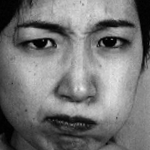
%> input picture images/im0002.tif, 150 x 150 px
$ octave --eval "result = desc_LDTP(imread('../images/im0002.tif'));"   (GNU Octave 9; MATLAB toolbox functions it lacks are replaced by stand-ins)
%> lines starting %> are read from the running program, lines starting %| are printed output that depends on the picture
function [ LDTP_hist, varargout ] = desc_LDTP( img, varargin )
    % DESC_LDTP applies Local Directional Texture Pattern
    %
    % INPUT:
    %   img - the region that the descriptor would be applied
    %   options -
    %               epsi - threshold value
    %               gridHist - [numRow, numCol]
    %                           or num (scalar) if numRow == numCol
    %               mode - 'nh' for normalized hist
    %
    % OUTPUT:
    %   LDTP_hist - feature histogram
    %   imgDesc - descriptor image
    %
    % ABOUT
    % Created:      9.4.2017
    % Last Update:  5.8.2018
    % Version:      1.0
    %
    % WHEN PUBLISHING A PAPER AS A RESULT OF RESEARCH CONDUCTED BY USING THIS CODE
    % OR ANY PART OF IT, MAKE A REFERENCE TO THE FOLLOWING PUBLICATIONS:
    %
    %   Cigdem Turan and Kin-Man Lam, “Histogram-based Local Descriptors for Facial
    %   Expression Recognition (FER): A comprehensive Study,” Journal of Visual
    %   Communication and Image Representation, 2018. doi: 10.1016/j.jvcir.2018.05.024
    %
    %
    % Copyright (c) 2018 Cigdem Turan
    % Department of Electronic and Information Engineering,
    % The Hong Kong Polytechnic University
    %
    % Permission is hereby granted, free of charge, to any person obtaining a copy
    % of this software and associated documentation files, to deal
    % in the Software without restriction, subject to the following conditions:
    %
    % The above copyright notice and this permission notice shall be included in
    % all copies or substantial portions of the Software.
    %
    % The Software is provided "as is", without warranty of any kind.
    %
    % August 2018

    if nargin == 2
        options = varargin{1};
    else
        options = struct;
    end

    if isfield(options,'epsi')
        epsi = options.epsi;
    else
        epsi = 15;
    end

    if isfield(options,'gridHist') && length(options.gridHist) == 2
        rowNum = options.gridHist(1);
        colNum = options.gridHist(2);
    elseif isfield(options,'gridHist') && length(options.gridHist) == 1
        rowNum = options.gridHist;
        colNum = options.gridHist;
    else
        rowNum = 1;
        colNum = 1;
    end

    %Kirsch Mask
    Kirsch=cell(8,1);
    Kirsch{1}=[-3 -3 5;-3 0 5;-3 -3 5];
    Kirsch{2}=[-3 5 5;-3 0 5;-3 -3 -3];
    Kirsch{3}=[5 5 5;-3 0 -3;-3 -3 -3];
    Kirsch{4}=[5 5 -3;5 0 -3;-3 -3 -3];
    Kirsch{5}=[5 -3 -3;5 0 -3;5 -3 -3];
    Kirsch{6}=[-3 -3 -3;5 0 -3;5 5 -3];
    Kirsch{7}=[-3 -3 -3;-3 0 -3;5 5 5];
    Kirsch{8}=[-3 -3 -3;-3 0 5;-3 5 5];

    maskResponses = zeros(size(img,1),size(img,2),8);
    for i = 1 : size(Kirsch,1)
    %     maskResponses.(['kirsch' num2str(i)]) = conv2(img,Kirsch{i},'same');
        maskResponses(:,:,i) = conv2(img,Kirsch{i},'same');
%         subplot(2,4,i); imshow(uint8(abs(maskResponses(:,:,i))));
    end

    maskResponsesAbs = abs(maskResponses)/8;

    [~, ind] = sort(maskResponsesAbs(2:end-1,2:end-1,:),3);
    prin1 = ind(:,:,1);
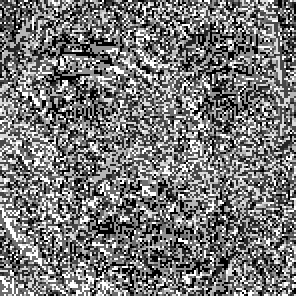
%> prin1: size 148x148 double (shown 2 times larger); min 1, max 8, mean 4.28; drawn with min black and max white
    prin2 = ind(:,:,2);
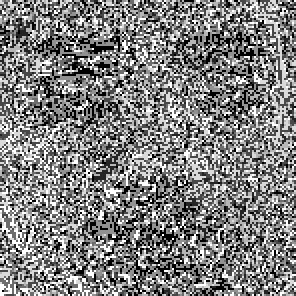
%> prin2: size 148x148 double (shown 2 times larger); min 1, max 8, mean 4.52; drawn with min black and max white

    linkList = {[2,3;2,1],[1,3;3,1],[1,2;3,2],[1,1;3,3],...
        [2,1;2,3],[3,1;1,3],[3,2;1,2],[3,3;1,1]};

    x_c = img(2:end-1,2:end-1,1);
    [rSize, cSize] = size(x_c);
%> rSize = 148; cSize = 148
    diffIntensity = zeros(rSize,cSize,8);

    for n = 1 : size(linkList,2)
        corner1 = linkList{n}(1,:);
        corner2 = linkList{n}(2,:);
        x_1 = img(corner1(1):corner1(1)+rSize-1,corner1(2):corner1(2)+cSize-1);
        x_2 = img(corner2(1):corner2(1)+rSize-1,corner2(2):corner2(2)+cSize-1);
        diffIntensity(:,:,n) = x_1 - x_2;
%         pattern = pattern + double(((x_1 - x_2) >= 0)) .* 2^(size(linkList,2)-n);
    end

    diffResP = zeros(rSize,cSize);
    diffResN = zeros(rSize,cSize);
    for d = 1 : 8
        diffResIns = diffIntensity(:,:,d);
        diffResP(prin1 == d) = diffResIns(prin1 == d);
        diffResN(prin2 == d) = diffResIns(prin2 == d);
    end
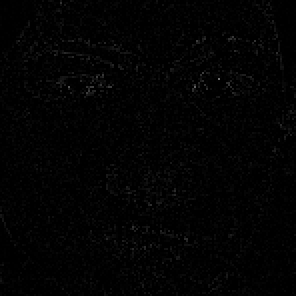
%> diffResN: size 148x148 double (shown 2 times larger); min 0, max 111, mean 2.7
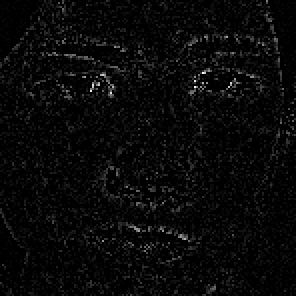
%> diffResP: size 148x148 double (shown 2 times larger); min 0, max 75, mean 2.7; drawn with min black and max white

    diffResP(diffResP <= epsi & diffResP >= -epsi) = 0;
    diffResP(diffResP < -epsi) = 1;
    diffResP(diffResP > epsi) = 2;
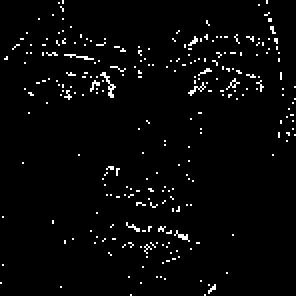
%> diffResP: size 148x148 double (shown 2 times larger); values 0 (black) and 2 (white), 2.8% white in thin lines or dots
    diffResN(diffResN <= epsi & diffResN >= -epsi) = 0;
    diffResN(diffResN < -epsi) = 1;
    diffResN(diffResN > epsi) = 2;
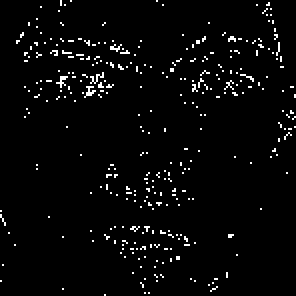
%> diffResN: size 148x148 double (shown 2 times larger); values 0 (black) and 2 (white), 3% white in thin lines or dots

    imgDesc = 16*(prin1-1) + 4*diffResP + diffResN;
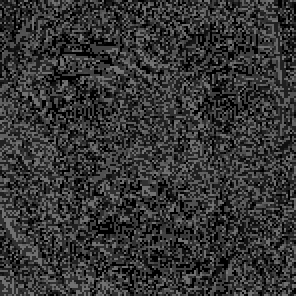
%> imgDesc: size 148x148 double (shown 2 times larger); min 0, max 122, mean 52.8

    uniqueBin = [0;1;2;4;5;6;8;9;10;16;17;18;20;21;22;24;25;26;32;33; ...
        34;36;37;38;40;41;42;48;49;50;52;53;54;56;57;58;64;65;66;68; ...
        69;70;72;73;74;80;81;82;84;85;86;88;89;90;96;97;98;100;101; ...
        102;104;105;106;112;113;114;116;117;118;120;121;122];

    options.binVec = uniqueBin;

    if nargout == 2
        varargout{1} = imgDesc;
    end

    if rowNum == 1 && colNum == 1
        LDTP_hist = hist(imgDesc(:),options.binVec);
%> LDTP_hist = 72 values, max 3077 at index 19, min 0 at index 2, mean 304.2
%> `result = desc_LDTP(imread('../images/im0002.tif'));`: result has the same summary as LDTP_hist in desc_LDTP
        if isfield(options,'mode') && strcmp(options.mode,'nh')
            LDTP_hist = LDTP_hist ./ sum(LDTP_hist);
        end
    else
        LDTP_hist = ct_gridHist(imgDesc, rowNum, colNum, options);
    end
end

$ run again, on images/im0006.tif
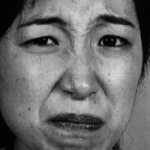
%> input picture images/im0006.tif, 150 x 150 px
%> in desc_LDTP, `diffResP(diffResP > epsi) = 2;`:
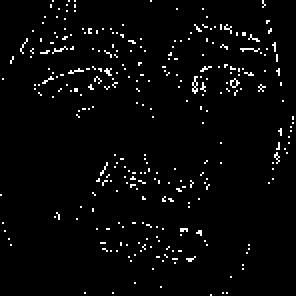
%> diffResP: size 148x148 double (shown 2 times larger); values 0 (black) and 2 (white), 2.8% white in thin lines or dots
%> in desc_LDTP, `imgDesc = 16*(prin1-1) + 4*diffResP + diffResN;`:
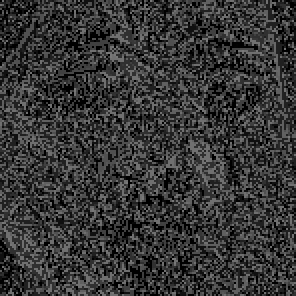
%> imgDesc: size 148x148 double (shown 2 times larger); min 0, max 122, mean 53.4
%> LDTP_hist = 72 values, max 3126 at index 19, min 0 at index 2, mean 304.2
%> result has the same summary as LDTP_hist in desc_LDTP

$ run again, on images/im0012.tif
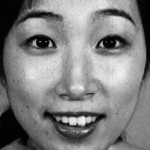
%> input picture images/im0012.tif, 150 x 150 px
%> in desc_LDTP, `diffResP(diffResP > epsi) = 2;`:
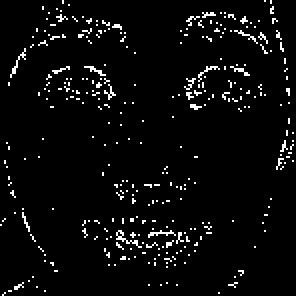
%> diffResP: size 148x148 double (shown 2 times larger); values 0 (black) and 2 (white), 4.1% white in thin lines or dots
%> in desc_LDTP, `imgDesc = 16*(prin1-1) + 4*diffResP + diffResN;`:
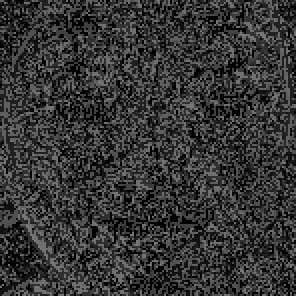
%> imgDesc: size 148x148 double (shown 2 times larger); min 0, max 122, mean 53.1
%> LDTP_hist = 72 values, max 2948 at index 19, min 0 at index 2, mean 304.2
%> result has the same summary as LDTP_hist in desc_LDTP
